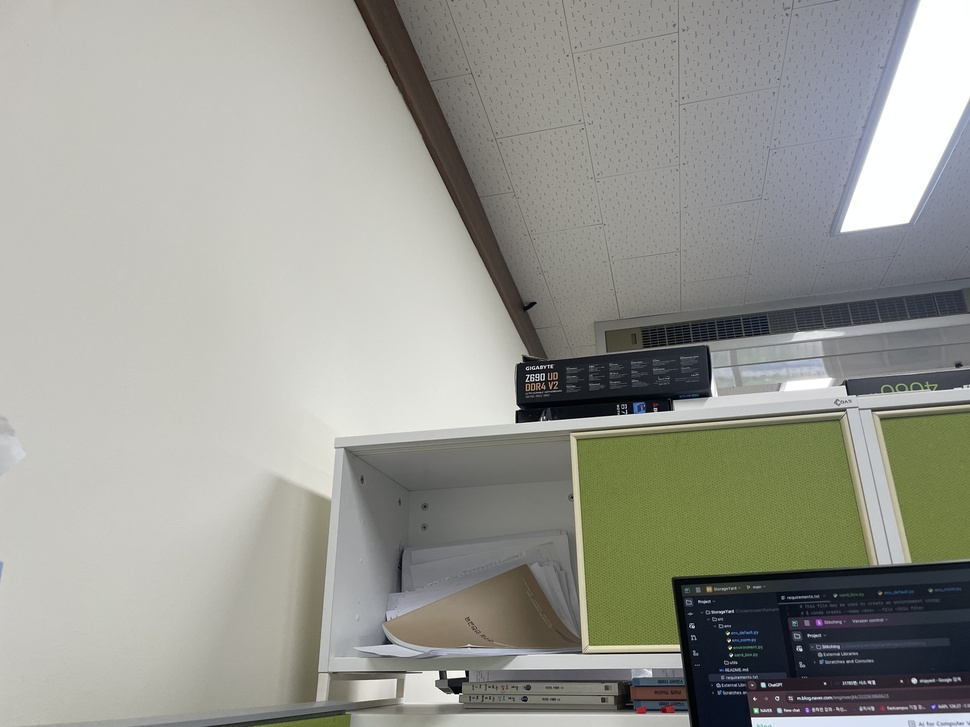
#> input picture data/src1/1.jpg, 970 x 727 px, shrunk from 4032 x 3024 before the run, found by its file name; its folder holds 3 pictures in this run
$ python image.py
#> lines starting #> are read from the running program, lines starting #| are printed output that depends on the picture; after the words box and inside, x2 and y2 are one past the last pixel; in counts of white or black regions, pixels touching at a corner belong together
import sys
import os
import time
import threading
import cv2
import numpy as np

data_dir = 'data'
image_dir = 'src1'
dst_dir = 'dst'

cv2.ocl.setUseOpenCL(False)

base_path = os.getcwd()
data_path = os.path.join(base_path, data_dir)
image_path = os.path.join(data_path, image_dir)
print(f"image directory : {image_path}")

file_names = os.listdir(image_path)

print(f"detected [{len(file_names)}] files : {file_names}")

images = []

for name in file_names:
    img_path = os.path.join(image_path, name)
    print(f"loading : {img_path}")
    img = cv2.imread(img_path)
#> img is the input picture: shape (727, 970, 3); mean B, G, R 146.5, 153.6, 152.8
    images.append(img)

is_end = False


def time_counting():
    counting = 0
    while not is_end:
        print(f"stitching... {counting} second")
        time.sleep(10)
        counting += 10

thread = threading.Thread(target=time_counting)
# thread.start()
stitcher = cv2.Stitcher.create()
status, stitched_image = stitcher.stitch(images)
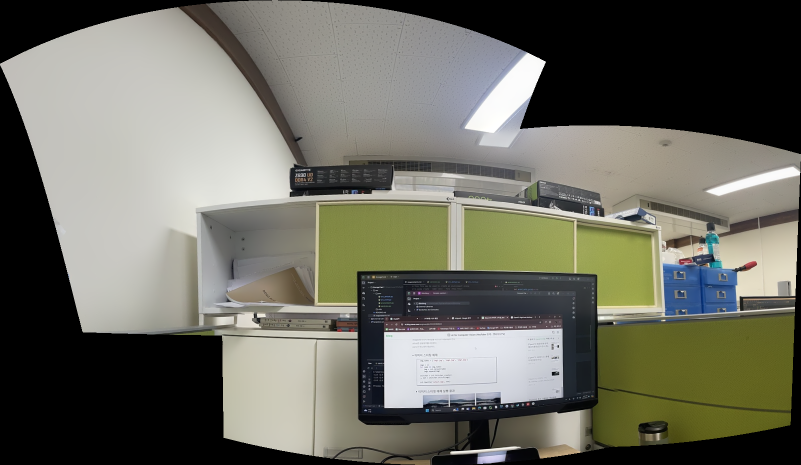
#> stitched_image: shape (930, 1602, 3) (shown at 1/2 size); mean of channels 0, 1, 2 96.4, 107.3, 107.5; drawn as B, G, R
#> status = 0

if status == cv2.Stitcher_OK:
    # 스티칭 성공
    cv2.imshow('Stitched Image', stitched_image)
    cv2.waitKey(0)
    cv2.destroyAllWindows()

    # 여백 확인
    gray_stitched = cv2.cvtColor(stitched_image, cv2.COLOR_BGR2GRAY)
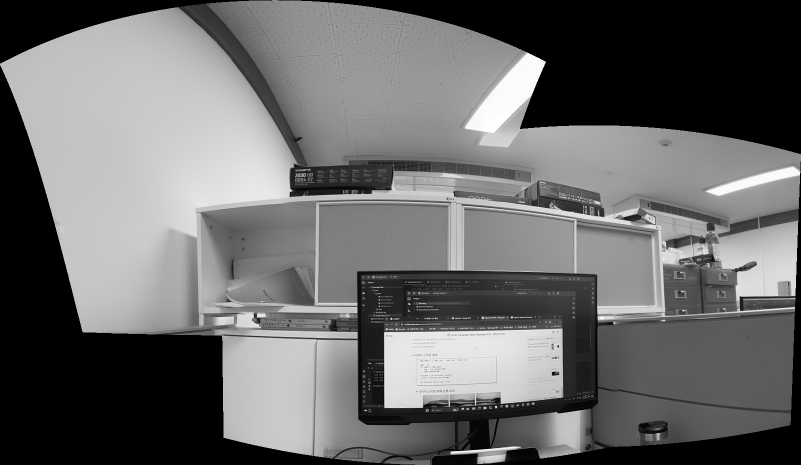
#> gray_stitched: shape (930, 1602) (shown at 1/2 size); min 0, max 255, mean 106.2
    _, thresh = cv2.threshold(gray_stitched, 1, 255, cv2.THRESH_BINARY)
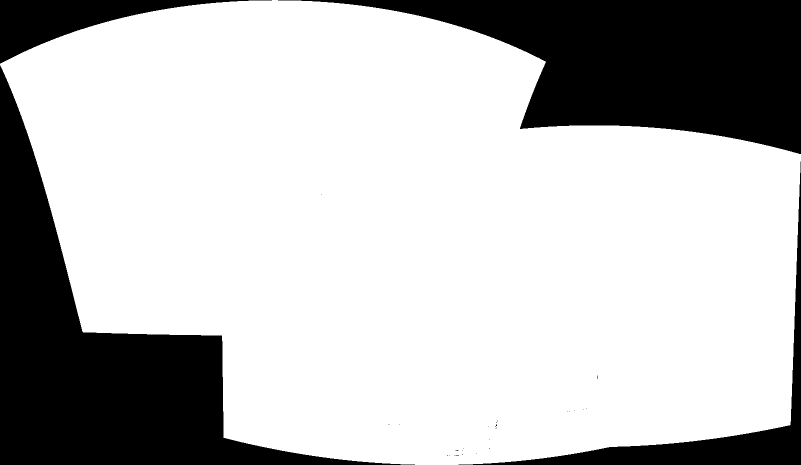
#> thresh: shape (930, 1602) (shown at 1/2 size); 74% white; 33 black regions (29 under 20 px)
    contours, _ = cv2.findContours(thresh, cv2.RETR_EXTERNAL, cv2.CHAIN_APPROX_SIMPLE)
#> contours = 1 contour; box (x1, y1, x2, y2) and area: (0, 0, 1602, 930) 1100724

    # 여백이 있다면 알파 채널을 0으로 설정하여 투명하게 만들기
    if len(contours) > 0:
        contour = contours[0]
#> contour = contour of 1398 points, box (x1, y1, x2, y2) (0, 0, 1602, 930), area 1100724
        mask = np.zeros_like(gray_stitched)
        cv2.drawContours(mask, [contour], 0, (255), -1)
#> mask: shape (930, 1602); 74% white; 4 black regions, box (x1, y1, x2, y2) and area: (0, 131, 830, 930) 173787, (556, 0, 1602, 308) 160636, (917, 323, 1602, 930) 30283, (0, 0, 544, 127) 22189

        # 알파 채널 추가
        stitched_image_with_alpha = cv2.cvtColor(stitched_image, cv2.COLOR_BGR2BGRA)
        stitched_image_with_alpha[mask == 0, 3] = 0  # 알파 채널을 0으로 설정하여 투명하게 만들기

        cv2.imshow('Transparent Image', stitched_image_with_alpha)
        cv2.waitKey(0)
        cv2.destroyAllWindows()
else:
    print("스티칭 실패")

is_end = True

dst_path = os.path.join(data_path, dst_dir)
print(f'Stitched image will be saved : {dst_path}')
cv2.imwrite(f'{image_dir}.jpg', stitched_image)
